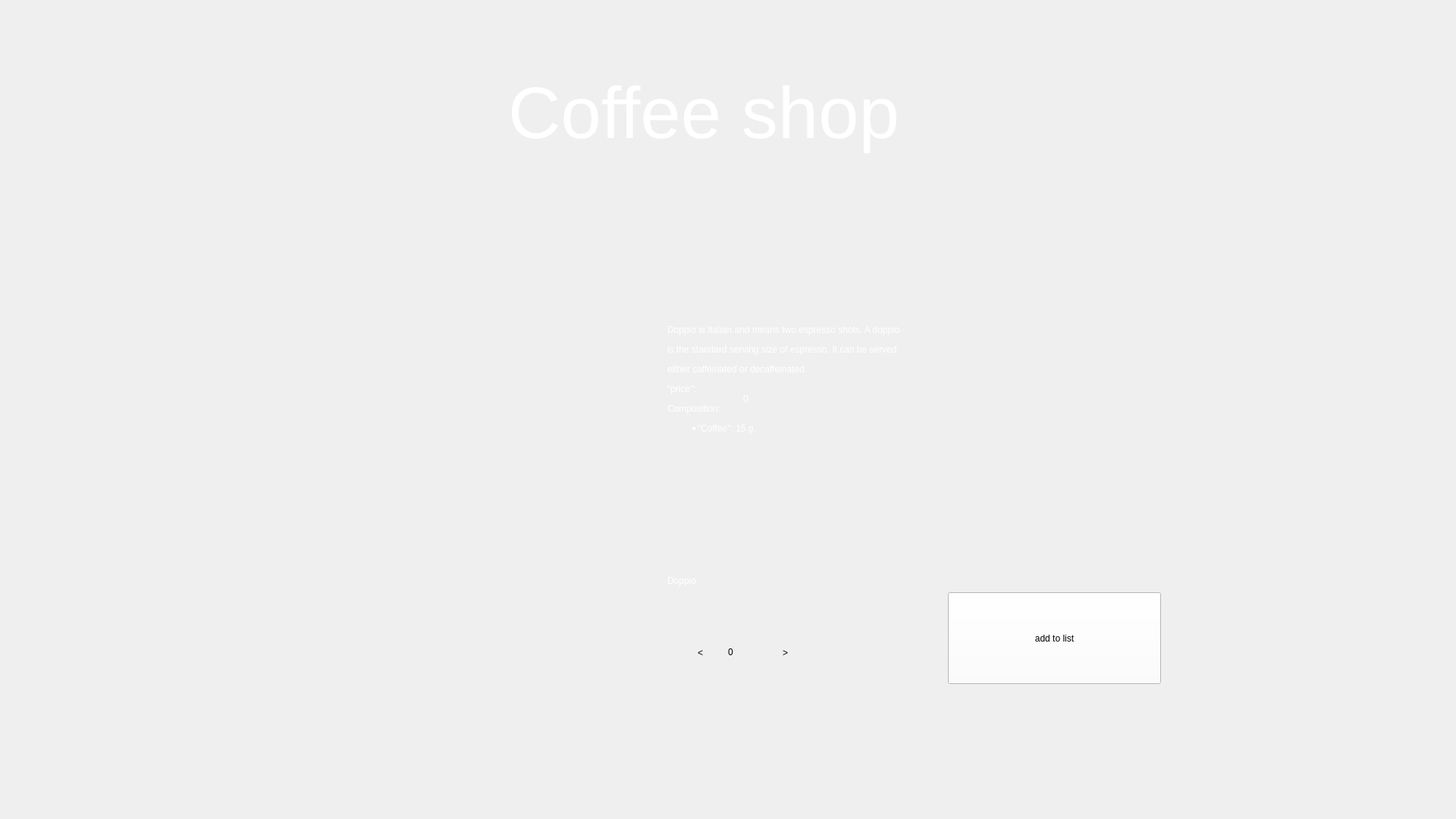
<?xml version="1.0" encoding="UTF-8"?>
<ui version="4.0">
 <class>DoppioForm</class>
 <widget class="QWidget" name="DoppioForm">
  <property name="geometry">
   <rect>
    <x>0</x>
    <y>0</y>
    <width>1920</width>
    <height>1080</height>
   </rect>
  </property>
  <property name="windowTitle">
   <string>Form</string>
  </property>
  <property name="styleSheet">
   <string notr="true"/>
  </property>
  <widget class="QLabel" name="Back">
   <property name="geometry">
    <rect>
     <x>0</x>
     <y>0</y>
     <width>1920</width>
     <height>1080</height>
    </rect>
   </property>
   <property name="styleSheet">
    <string notr="true">background-image: url(':/res/img/backgr.png');

background-repeat: no-repeat;
</string>
   </property>
   <property name="text">
    <string/>
   </property>
  </widget>
  <widget class="QLabel" name="label_2">
   <property name="geometry">
    <rect>
     <x>670</x>
     <y>80</y>
     <width>581</width>
     <height>141</height>
    </rect>
   </property>
   <property name="styleSheet">
    <string notr="true">position: absolute;
font: 700 26pt &quot;Segoe Script&quot;;
width: 328px;
height: 88px;
left: 796px;
top: 79px;
font-style: normal;
font-weight: 400;
font-size: 64px;
line-height: 88px;
color: #FFFFFF;
 border: none; 
outline: none;
background-position: center;
 background-repeat: no-repeat; 
background-color: transparent;</string>
   </property>
   <property name="text">
    <string>&lt;html&gt;&lt;head/&gt;&lt;body&gt;&lt;p&gt;&lt;span style=&quot; font-size:72pt;&quot;&gt;Coffee shop&lt;/span&gt;&lt;/p&gt;&lt;/body&gt;&lt;/html&gt;</string>
   </property>
  </widget>
  <widget class="QPushButton" name="Zerno">
   <property name="geometry">
    <rect>
     <x>89</x>
     <y>79</y>
     <width>130</width>
     <height>130</height>
    </rect>
   </property>
   <property name="styleSheet">
    <string notr="true">background-image: url(':/res/img/24.png');
background-position: center;
 background-repeat: no-repeat; 
background-color: transparent;
 border: none; 
outline: none;</string>
   </property>
   <property name="text">
    <string/>
   </property>
  </widget>
  <widget class="QLabel" name="label">
   <property name="geometry">
    <rect>
     <x>230</x>
     <y>310</y>
     <width>500</width>
     <height>591</height>
    </rect>
   </property>
   <property name="styleSheet">
    <string notr="true">background-image: url(':/res/img/Doppio2.png');
background-position: center;
 background-repeat: no-repeat; </string>
   </property>
   <property name="text">
    <string/>
   </property>
  </widget>
  <widget class="QLabel" name="label_3">
   <property name="geometry">
    <rect>
     <x>880</x>
     <y>310</y>
     <width>731</width>
     <height>381</height>
    </rect>
   </property>
   <property name="styleSheet">
    <string notr="true">font: 700 18pt &quot;Segoe Script&quot;;
color: #FFFFFF;
</string>
   </property>
   <property name="text">
    <string>&lt;html&gt;&lt;head/&gt;&lt;body&gt;&lt;p&gt;Doppio is Italian and means two espresso shots. A doppio &lt;/p&gt;&lt;p&gt;is the standard serving size of espresso. It can be served&lt;/p&gt;&lt;p&gt; either caffeinated or decaffeinated.&lt;/p&gt;&lt;p&gt;&amp;quot;price&amp;quot;: &lt;/p&gt;&lt;p&gt;Composition:&lt;/p&gt;&lt;ul style=&quot;margin-top: 0px; margin-bottom: 0px; margin-left: 0px; margin-right: 0px; -qt-list-indent: 1;&quot;&gt;&lt;li style=&quot; margin-top:12px; margin-bottom:0px; margin-left:0px; margin-right:0px; -qt-block-indent:0; text-indent:0px;&quot;&gt;&amp;quot;Coffee&amp;quot;: 15 g.&lt;/li&gt;&lt;/ul&gt;&lt;/body&gt;&lt;/html&gt;</string>
   </property>
  </widget>
  <widget class="QPushButton" name="Buttmin">
   <property name="geometry">
    <rect>
     <x>884</x>
     <y>820</y>
     <width>79</width>
     <height>81</height>
    </rect>
   </property>
   <property name="styleSheet">
    <string notr="true">font: 700 18pt &quot;Segoe Script&quot;;
background-image: url(:/res/img/whites.png);

 border: none; 
outline: none;</string>
   </property>
   <property name="text">
    <string>&lt;</string>
   </property>
  </widget>
  <widget class="QPushButton" name="Buttpl">
   <property name="geometry">
    <rect>
     <x>995</x>
     <y>820</y>
     <width>81</width>
     <height>81</height>
    </rect>
   </property>
   <property name="styleSheet">
    <string notr="true">font: 700 18pt &quot;Segoe Script&quot;;
background-image: url(:/res/img/whites.png);

 border: none; 
outline: none;</string>
   </property>
   <property name="text">
    <string>&gt;</string>
   </property>
  </widget>
  <widget class="QLabel" name="numberqwert">
   <property name="geometry">
    <rect>
     <x>960</x>
     <y>820</y>
     <width>91</width>
     <height>81</height>
    </rect>
   </property>
   <property name="statusTip">
    <string/>
   </property>
   <property name="whatsThis">
    <string/>
   </property>
   <property name="layoutDirection">
    <enum>Qt::LeftToRight</enum>
   </property>
   <property name="styleSheet">
    <string notr="true">font: 700 18pt &quot;Segoe Script&quot;;
 border: none; 
outline: none;
background-image: url(:/res/img/whites.png);
text-align: center;</string>
   </property>
   <property name="lineWidth">
    <number>1</number>
   </property>
   <property name="text">
    <string>&lt;html&gt;&lt;head/&gt;&lt;body&gt;&lt;p&gt;0&lt;/p&gt;&lt;/body&gt;&lt;/html&gt;</string>
   </property>
  </widget>
  <widget class="QPushButton" name="pushButton">
   <property name="geometry">
    <rect>
     <x>1250</x>
     <y>781</y>
     <width>281</width>
     <height>121</height>
    </rect>
   </property>
   <property name="styleSheet">
    <string notr="true">font: 700 25pt &quot;Segoe Script&quot;;
background-color: rgb(255, 255, 255);
background-color: rgb(255, 255, 255);</string>
   </property>
   <property name="text">
    <string>add to list</string>
   </property>
  </widget>
  <widget class="QLabel" name="L1">
   <property name="geometry">
    <rect>
     <x>980</x>
     <y>516</y>
     <width>49</width>
     <height>20</height>
    </rect>
   </property>
   <property name="styleSheet">
    <string notr="true">font: 700 18pt &quot;Segoe Script&quot;;
color: #FFFFFF;</string>
   </property>
   <property name="text">
    <string>0</string>
   </property>
  </widget>
  <widget class="QLabel" name="Lab1">
   <property name="geometry">
    <rect>
     <x>880</x>
     <y>730</y>
     <width>251</width>
     <height>71</height>
    </rect>
   </property>
   <property name="styleSheet">
    <string notr="true">font: 700 27pt &quot;Segoe Script&quot;;
color: #FFFFFF;</string>
   </property>
   <property name="text">
    <string>Doppio</string>
   </property>
  </widget>
  <zorder>Back</zorder>
  <zorder>Buttmin</zorder>
  <zorder>numberqwert</zorder>
  <zorder>label_2</zorder>
  <zorder>Zerno</zorder>
  <zorder>label</zorder>
  <zorder>label_3</zorder>
  <zorder>Buttpl</zorder>
  <zorder>pushButton</zorder>
  <zorder>L1</zorder>
  <zorder>Lab1</zorder>
 </widget>
 <resources/>
 <connections/>
</ui>
